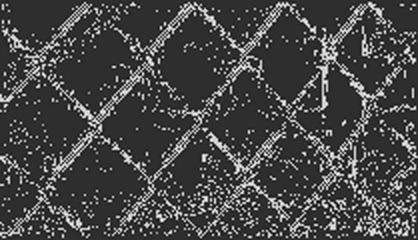
#> input picture Extra trials/Test1/basic mask.jpg, 418 x 240 px, found by its file name
$ python smoothing.py
#> lines starting #> are read from the running program, lines starting #| are printed output that depends on the picture; after the words box and inside, x2 and y2 are one past the last pixel; in counts of white or black regions, pixels touching at a corner belong together
import cv2
import os

dir = os.path.dirname(__file__)
foldername = os.path.join(dir, 'Images')
os.chdir(foldername)
image = cv2.imread('basic mask.jpg')
#> image is the input picture: shape (240, 418, 3); min 0, max 255, mean 71.2

blur = cv2.medianBlur(image, 1)
gray = cv2.cvtColor(blur, cv2.COLOR_BGR2GRAY)
thresh = cv2.threshold(gray,125, 255,cv2.THRESH_BINARY_INV)[1]
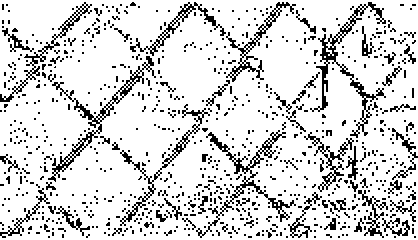
#> thresh: shape (240, 418); 84% white; black in thin lines or dots

kernel = cv2.getStructuringElement(cv2.MORPH_RECT, (3,3))
close = cv2.morphologyEx(thresh, cv2.MORPH_CLOSE, kernel, iterations=2)
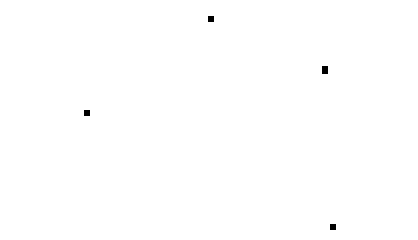
#> close: shape (240, 418); 99.8% white; 4 black regions, box (x1, y1, x2, y2) and area: (322, 66, 328, 74) 48, (208, 16, 214, 22) 36, (84, 110, 90, 116) 36, (330, 224, 336, 230) 36

cv2.imshow('gray', gray)
cv2.imshow('thresh', thresh)
cv2.imshow('close', close)
cv2.imwrite('result.png', close)
cv2.waitKey()
